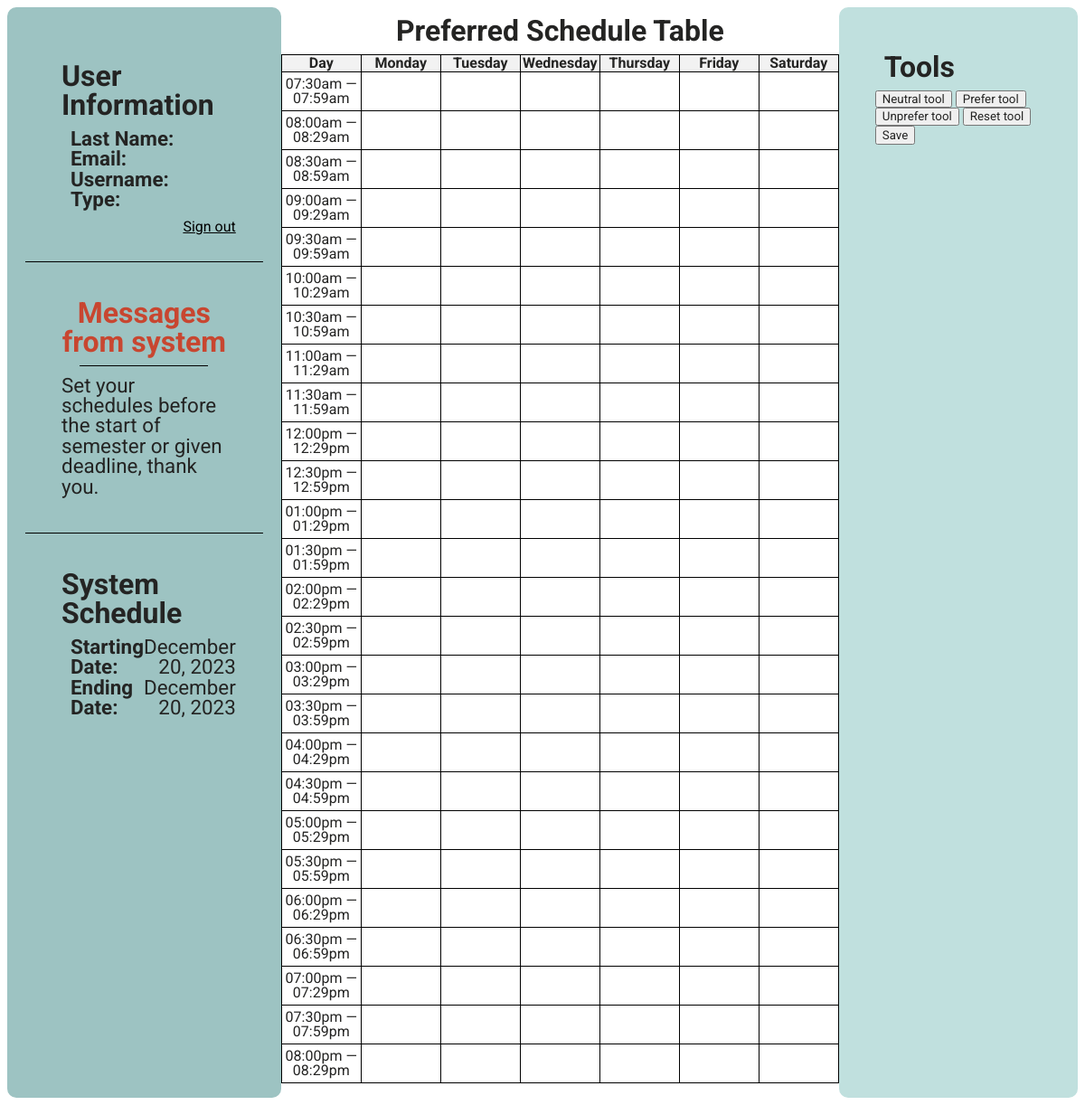
/teacherDashboard.php, run on an earlier commit of the app's database.
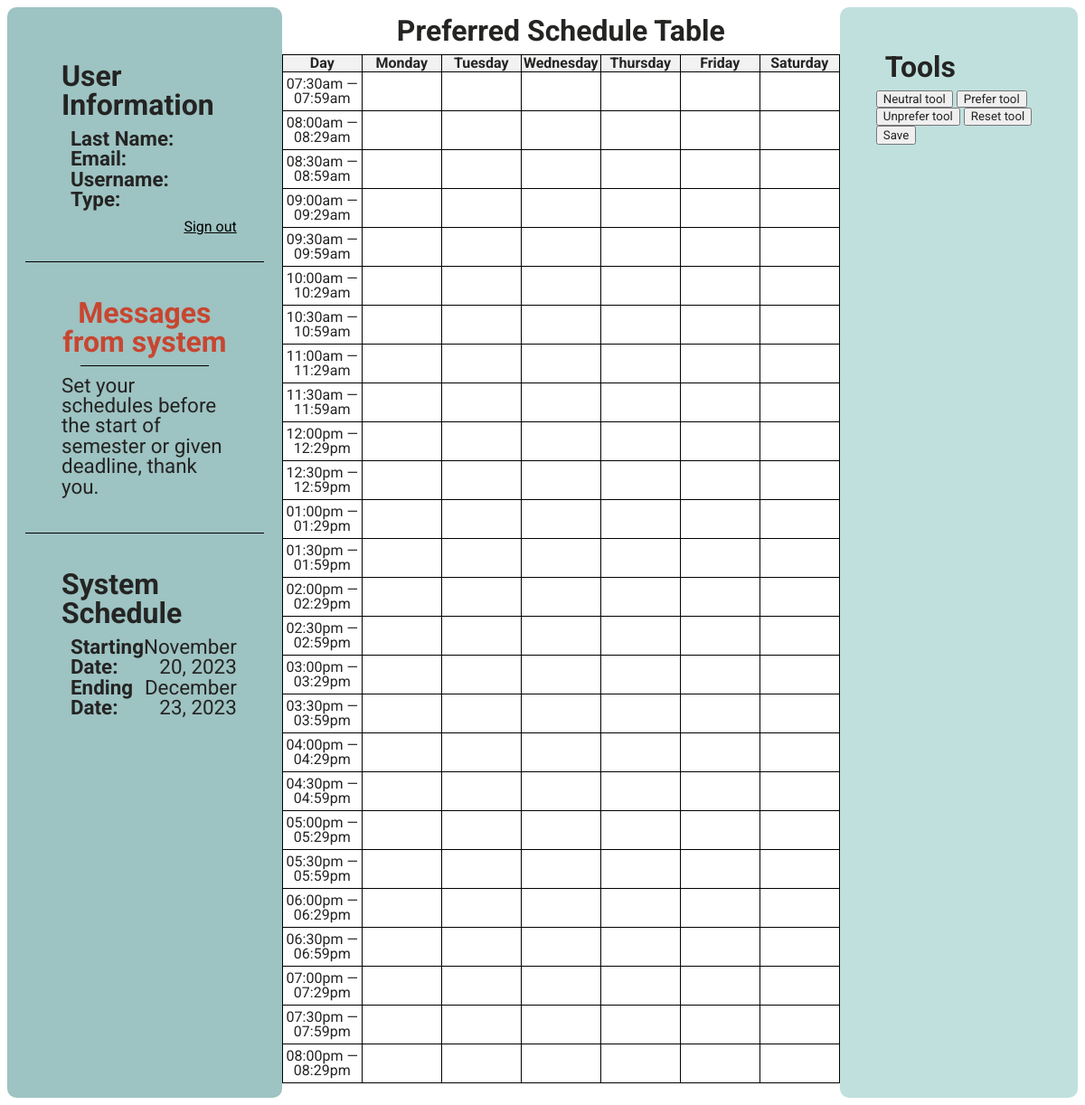
And on a later commit of the database.
### tables this page shows
CREATE TABLE `program_status` (
  `id` int(11) NOT NULL AUTO_INCREMENT,
  `is_ongoing` tinyint(1) DEFAULT NULL,
  `start_time` date DEFAULT NULL,
  `end_time` date DEFAULT NULL,
  PRIMARY KEY (`id`)
);

### teacherDashboard.php (the view, shortened to what this page needs)
<!DOCTYPE html>
<html lang="en">
<head>
    <link rel="stylesheet" href="styles.css">
</head>
<body>
<div class="col main_nav">
    <div class="main-nav-child userInfo">
        <h2>User Information </h2>
        <?php
        echo "<div class='userItem'><b>Last Name:&nbsp&nbsp</b><p>{$_SESSION['last_name']}</p></div>";
        echo "<div class='userItem'><b>Email:&nbsp&nbsp</b><p>{$_SESSION['email']}</p></div>";
        echo "<div class='userItem'><b>Username:&nbsp&nbsp</b><p>{$_SESSION['username']}</p></div>";
        echo "<div class='userItem'><b>Type:&nbsp&nbsp</b><p>{$_SESSION['type']}</p></div>";
        ?>
        <a href="">Sign out</a>
    </div>
    <div class="main-nav-child systemInfo">
        <h2>Messages from system</h2>
        <?php
        include "connect_db.php";
        $rtrv_stmt = $connect->prepare("SELECT message, message_type FROM laura_messages WHERE message_type = 'pre-semester';");
        if ($rtrv_stmt->execute()) {
            $data = $rtrv_stmt->fetch(PDO::FETCH_ASSOC);
            echo '<hr style="border: none; border-top: 1px solid #000; width: 70%; margin: 0 auto;">';
            if (isset($data['message'])) {
                echo '<p style="margin: 0; padding: 10px; font-size:1.4rem">'.$data['message'].'</p>';
            } else {
                echo '<p style="text-align: center; margin: 0; padding: 10px; font-size:1.4rem">inbox is empty</p>';
            }
        }
        ?>
    </div>
    <div class="main-nav-child sysSChed">
        <h2>System Schedule</h2>
        <?php
        include 'connect_db.php';
        $pstat_stmt = $connect->prepare("SELECT is_ongoing, start_time, end_time FROM program_status;");
        if ($pstat_stmt->execute()) {
            $data = $pstat_stmt->fetch(PDO::FETCH_ASSOC);
            $startDateTime = new DateTime($data['start_time']);
            $formattedStartTime = $startDateTime->format('F j, Y');
            $endDateTime = new DateTime($data['end_time']);
            $formattedEndTime = $endDateTime->format('F j, Y');
            echo "<div class='userItem'><b>Starting Date:&nbsp;&nbsp;</b><p>{$formattedStartTime}</p></div>";
            echo "<div class='userItem'><b>Ending Date:&nbsp;&nbsp;</b><p>{$formattedEndTime}</p></div>";
        }
        ?>
    </div>
</div>
<div class="col tableTab">
    <h2>Preferred Schedule Table</h2>
    <form class="formtable" id="formtable" action="updatePreferredSchedule.php" method="post">
        <table>
            <tr>
                <th>Day</th>
                <?php
                $daysOfWeek = ['Monday', 'Tuesday', 'Wednesday', 'Thursday', 'Friday', 'Saturday'];
                $incre = 0;
                foreach ($daysOfWeek as $day) {
                    echo "<th class='dayofweekheader' onclick='selectColumn($incre)'>$day</th>";
                    $incre += 1;
                }
                ?>
            </tr>
            <?php
            $asRestrict = [];
            $asPrefer = [];
            $timeSlots = generateTimeSlots();
            $id = 0;
            $td_id = 0;
            foreach ($timeSlots as $time) {
                echo "<tr>";
                echo "<td id='row$td_id' class='' onclick='selectRow(row$td_id)' style='height: 40px; cursor: pointer;'>$time</td>";
                $td_id += 1;
                foreach ($daysOfWeek as $day) {
                    $inputName = "$day - $time";
                    $isRestrict = in_array($inputName, $asRestrict);
                    $isPrefer = in_array($inputName, $asPrefer);
                    $value = 0;
                    $value = $isPrefer ? 1 : $value;
                    $value = $isRestrict ? 2 : $value;
                    $class = '';
                    if ($value == 2) {
                        $class = 'unprefer-tool';
                    } elseif ($value == 1) {
                        $class = 'prefer-tool';
                    } elseif ($value == 0) {
                        $class = 'neutral-tool';
                    }
                    echo "<td style='' class='$class' onclick='writeToInput($id)' id='cell$id' value=''><input id='$id' type='text' value='$value' name='$inputName' class='' readonly></td>";
                    $id += 1;
                }
                echo "</tr>";
            }
            ?>
        </table>
        <br>
    </form>
</div>
<div class="col tools">
    <h2>Tools</h2>
    <div id="tools">
        <button href="#" onclick="selectTool(0)">Neutral tool</button>
        <button href="#" onclick="selectTool(1)">Prefer tool</button>
        <button href="#" onclick="selectTool(2)">Unprefer tool</button>
        <button href="#" onclick="reset()">Reset tool</button>
        <input type="submit" value="Save" onclick="submitForm()">
    </div>
</div>
<?php
function generateTimeSlots() {
    $timeSlots = [];
    $startTime = strtotime('7:30 AM');
    $endTime = strtotime('8:00 PM');
    while ($startTime <= $endTime) {
        $nextTime = date('h:ia', $startTime + 30 * 59);
        $timeSlots[] = date('h:ia', $startTime).' — '. $nextTime;
        $startTime += 30 * 60;
    }
    return $timeSlots;
}
?>
</body>
</html>

What changed in the data, as far as the page shows it:
changed program_status: start_time "December 20, 2023" → "November 20, 2023"; end_time "December 20, 2023" → "December 23, 2023"
